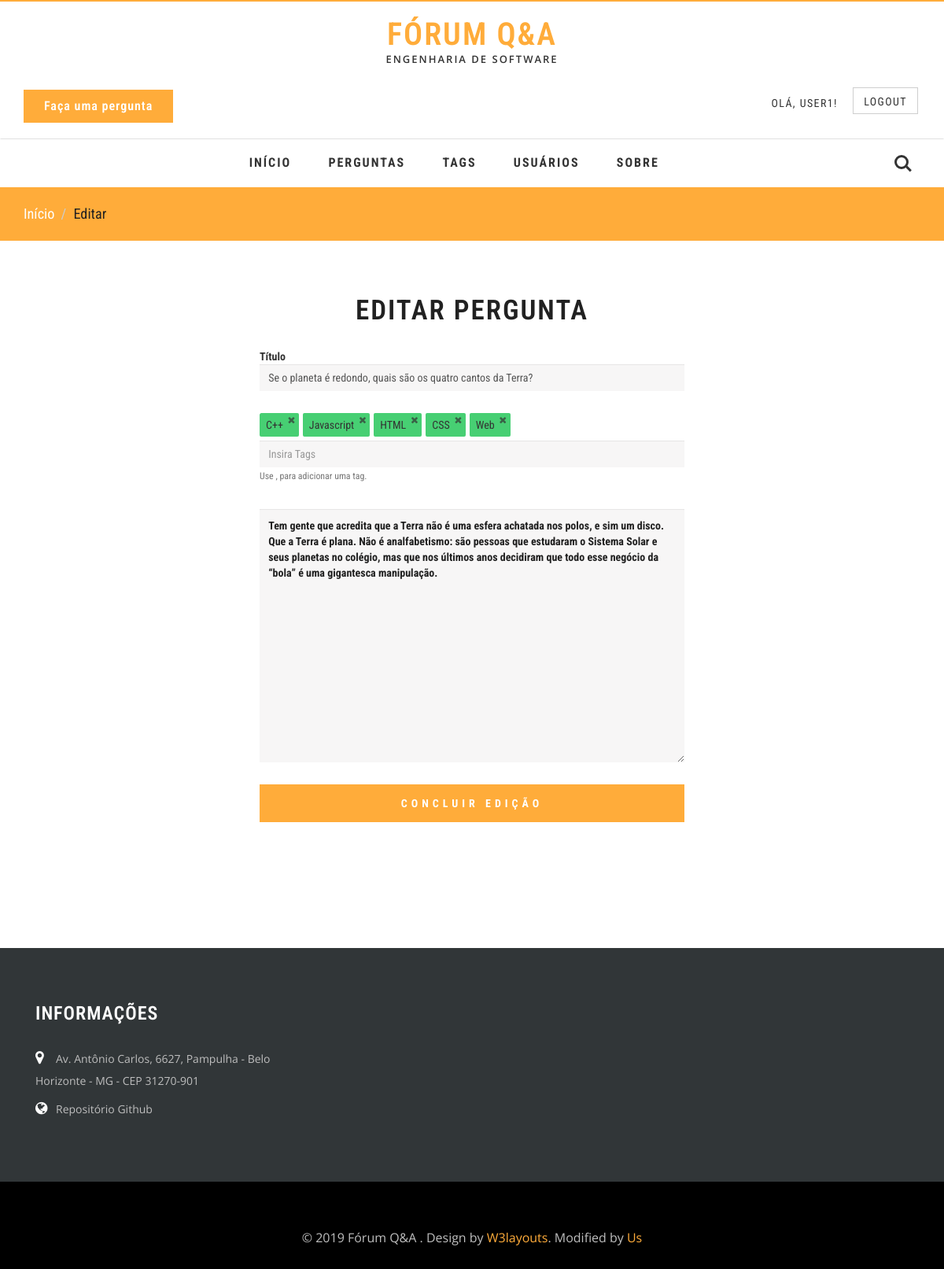
The page /edit_post/6/ (signed in) on the database its author committed.
### posts/models.py (models this page shows, shortened)
class Question(models.Model):
	title = description = models.CharField(max_length=512)
	description = models.TextField()
	creation_date = models.DateTimeField(auto_now=False, auto_now_add=True)
	last_modification_date = models.DateTimeField(auto_now=True, auto_now_add=False)
	user = models.ForeignKey(User , on_delete=models.CASCADE)
	upvote = models.ManyToManyField(AuthUser, related_name="upvote", blank=True)
	downvote = models.ManyToManyField(AuthUser, related_name="downvote", blank=True)
	def read(id):
		try:
			question = Question.objects.get(id= id)
		except:
			question = None
		return question

class Tag(models.Model):
	name = models.CharField(max_length=512)
	def read(id):
		try:
			tag = Tag.objects.get(id= id)
		except:
			tag = None
		return tag

### posts/views.py (the view)
# urls.py: path('edit_post/<int:post_id>/', views.edit_post, name='edit_post'),
def edit_post(request, post_id):
    question = Question.read(post_id)
    if (question == None):
        return HttpResponseNotFound('<h1>Pergunta '+str(post_id)+' não encontrada</h1>')
    question_tags = QuestionTag.search(question = post_id)
    tags = [Tag.read(qt.tag.id).name for qt in question_tags]
    context = {
        'title': 'Editar pergunta',
        'question': question,
        'tags': tags
    }
    user_id = request.user.id
    if(user_id != question.user.id):
        context['error_message'] = "Usuário atual não é o criador da pergunta"
        return redirect("/all-posts")
    try:
        title = request.POST['title']
        description = request.POST['description']
        tags = request.POST['tags']
    except (KeyError):
        return render(request, 'posts/edit_post.html', context)
    else:
        Question.update(id=post_id, title=title, description=description, tags=tags)
        return redirect("/post/"+str(question.id))

### posts/models.py (called while the page is built)
	def	search(**kwargs):
		question_tags = []
		result = QuestionTag.objects.filter(**kwargs)
		for el in result:
			question_tags.append(QuestionTag.objects.get(id=el.id))
		return question_tags

### posts/templates/posts/edit_post.html (shortened to what this page needs)
{% extends "forum/base.html" %}
{% load static %}
{% block css %}
<link href="{% static 'posts/css/tag.css' %}" rel="stylesheet" type="text/css">
{% endblock %}
{% block content %}
<div class="breadcrumbs">
		<div class="container">
			<ol class="breadcrumb breadcrumb1 animated wow slideInLeft" data-wow-delay=".5s">
				<li><a href="{% url 'forum:index' %}">Início</a></li>
				<li class="active">Editar</li>
			</ol>
		</div>
</div>
	<div class="container">
	<div class="banner-bottom">
			<div class="agileits_heading_section">
				<h3 class="wthree_head">Editar Pergunta</h3>
			</div>
			<div class="w3ls_portfolio_grids w3_agile_mail_grids">
				<form action="{% url 'posts:edit_post' question.id %}" method="post">
					<div class="col-md-6 w3_agile_mail_grid center-login">
						<span class="input input--ichiro">
                            <label for="id_title">
								Título
							</label>
                            <input type="text" id="id_title" class="form-control " name="title" placeholder="Título" value="{{ question.title }}"
                            aria-label="Title" aria-describedby="basic-addon1" required>
						</span>
						<span class="input input--ichiro">
							 <div id="tag-wrapper">
                                    <ul class="tags-input">
                                        {% for tag in tags %}
                                        <li class="tags">
                                            <span>{{ tag }}</span>
                                            <i class="fa fa-times"></i>
                                        </li>
                                        {% endfor %}
                                        <li class="tags-new">
                                            <input type="text" id="id_tags" class="form-control" name="tags-tf"
                                                placeholder="Insira Tags" aria-label="Tags"
                                                aria-describedby="basic-addon1">
                                            <small id="emailHelp" class="form-text text-muted ">Use , para adicionar uma
                                                tag.</small>
                                        </li>
                                    </ul>
                                </div>
                        </span>
                        <span class="input input--ichiro">
                                <textarea class="form-control" id="id_description" rows="15" name="description" id="description"
                                placeholder="Descrição da pergunta" value="{{ question.description }}" required>{{ question.description }}</textarea>
                           </span>
						<input type="submit" value="Concluir Edição">
					</div>
                </form>
			</div>
	</div>
</div>
{% endblock %}

### forum/templates/forum/header.html (shortened to what this page needs)
{% load static %}
<header>
  <div class="w3layouts-top-strip">
    <div class="container">
      <div class="logo">
        <h1><a href="{% url 'forum:index' %}">Fórum Q&A</a></h1>
        <p>Engenharia de Software</p>
      </div>
      <div class="w3ls-social-icons w3l_tags">
          <a href="{% url 'posts:create_post' %}" class="pull-left agileits w3layouts">Faça uma pergunta</a>
          <ul class="tag pull-right">
        {% if user.is_authenticated %}
        <li><h3><a href="{% url 'users:profile' %}" id="wtout-border" class=" pull-right">Olá, {{ user.username }}!</a></h3></li>
        <li><a class="pull-right" href="{% url 'users:logout' %}">Logout</a></li>
        {% else %}
       <li><a class="pull-right" href="{% url 'users:login' %}">Entrar</a></li>
       <li><a class="pull-right" href="{% url 'users:register' %}">Registrar-se</a></li>
        </ul>
        {% endif %}
      </div>
    </div>
  </div>
    <nav class="navbar navbar-default">
      <div class="container">
      <div class="collapse navbar-collapse" id="bs-example-navbar-collapse-1">
        <ul class="nav navbar-nav">
          <li><a href="{% url 'forum:index' %}">Início</a></li>
          <li><a href="{% url 'forum:all_posts' %}">Perguntas</a></li>
          <li><a href="{% url 'forum:all_tags' %}">Tags</a></li>
          <li><a href="{% url 'forum:users' %}">Usuários</a></li>
          <li><a href="{% url 'forum:about' %}">Sobre</a></li>
        </ul>
      </div>
      <div class="w3_agile_login">
            <div class="cd-main-header">
              <a class="cd-search-trigger" href="#cd-search"> <span></span></a>
            </div>
          </div>
          <div class="clearfix"> </div>
      </div>
    </nav>
</header>

### static/posts/css/tag.css (style rules this page uses)
#tag-wrapper { width: 100%; }
.tags-input { list-style: none; display: inline-block; border-radius: 2px; width: 100%; overflow: hidden; margin: 0; padding: 0; }
.tags-input li { float: left; }
.tags-new { width: 100%; }
.tags { background: #47cf73; padding: 5px 20px 5px 8px; border-radius: 2px; margin-right: 5px; position: relative; }
.tags i { position: absolute; right: 6px; top: 3px; width: 8px; height: 8px; content: ""; cursor: pointer; opacity: 0.7; font-size: 12px; }
.tags-new input[type="text"] { margin: 0; padding: 0 0 0 3px; font-size: 14px; margin-top: 5px; background: transparent; }

### rows shown on the page
Question: title "Se o planeta é redondo, quais são os quatro cantos da Terra?", description "Tem gente que acredita que a Terra não é uma esfera achatada nos polos, e sim um disco. Que a Terra é plana. Não é analfabetismo: são pessoas que estudaram o Sistema Solar e seus planetas no colégio, mas que nos últimos anos decidiram que todo esse negócio da “bola” é uma gigantesca manipulação."
Tag: tags "C++"
Tag: tags "Javascript"
Tag: tags "HTML"
Tag: tags "CSS"
Tag: tags "Web"

### other values the page prints
{{ user.username }} "USER1"
